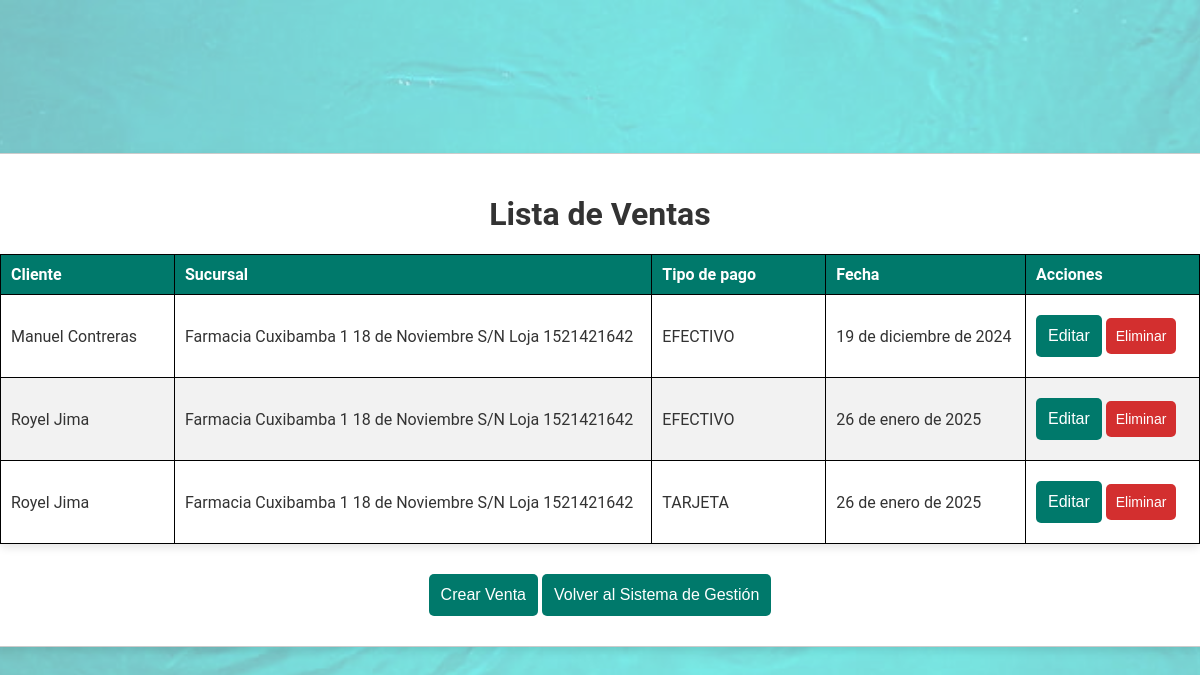
Page /ventas/ on the earlier database version.
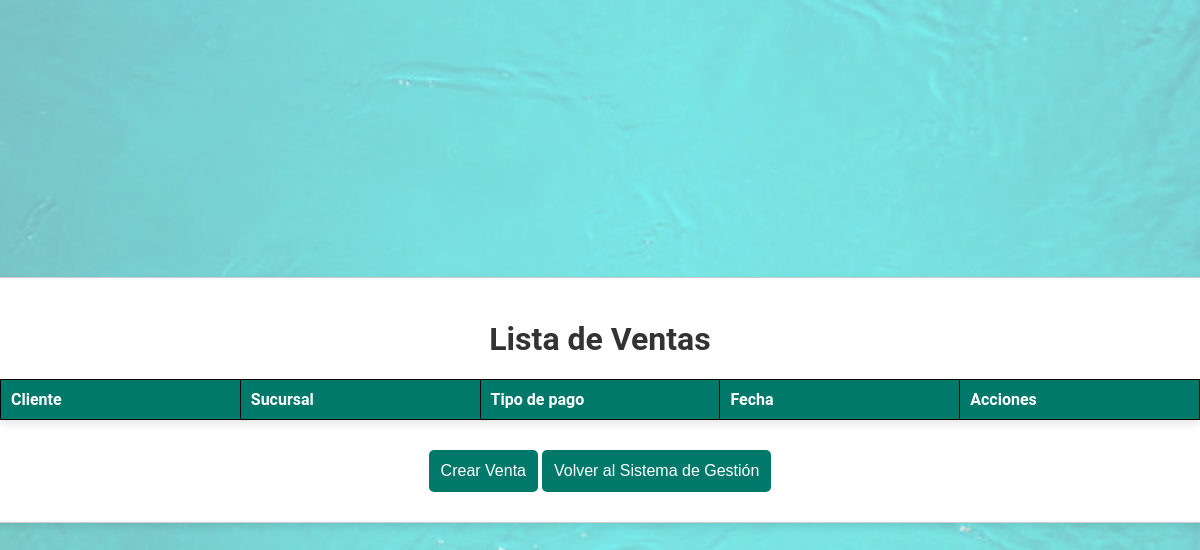
Same page on the later database version.
### Farmacia/models.py (models this page shows, shortened)
class Venta(models.Model):
    cliente = models.ForeignKey(Cliente, on_delete=models.CASCADE,related_name='ventas')
    sucursal = models.ForeignKey(Sucursal, on_delete=models.CASCADE)
    tipo_pago = models.CharField(max_length=50,
        choices=[(tag.name, tag.value) for tag in TipoDePago])
    fecha = models.DateField()
    total = models.FloatField()

class Persona(models.Model):
    cedula = models.CharField(max_length=10, primary_key=True)
    nombre = models.CharField(max_length=50)
    teléfono = models.CharField(max_length=10)
    class Meta:
        abstract = True

class Cliente(Persona):
    dirección = models.CharField(max_length=50)
    def __str__(self):
        return self.nombre

class Sucursal(models.Model):
    nombre = models.CharField(max_length=50)
    dirección = models.ForeignKey(Dirección, on_delete=models.CASCADE)
    teléfono = models.CharField(max_length=10)
    farmacia = models.ForeignKey('Farmacia', on_delete=models.CASCADE, related_name='sucursales')
    def __str__(self):
        return f'{self.nombre} {self.dirección} {self.teléfono}'

class Dirección(models.Model):
    calle_principal = models.CharField(max_length=50)
    calle_secundaria = models.CharField(max_length=50)
    ciudad = models.CharField(max_length=50)
    def __str__(self):
        return f'{self.calle_principal} {self.calle_secundaria} {self.ciudad}'

### Farmacia/views.py (the view)
# urls.py: path('ventas/', views.venta_list, name='venta_list'),
def venta_list(request):
    ventas = Venta.objects.all()
    return render(request, 'ventas/venta_list.html', {'ventas': ventas})

### templates/ventas/venta_list.html (shortened to what this page needs)
<!DOCTYPE html>
<html lang="es">
<head>
    {% load static %}
    <link rel="stylesheet" href="{% static 'css/tablas.css' %}">
</head>
<body class="venta-list">
    <div class="container">
        <h1>Lista de Ventas</h1>
        <table class="styled-table">
            <thead>
                <tr>
                    <th>Cliente</th>
                    <th>Sucursal</th>
                    <th>Tipo de pago</th>
                    <th>Fecha</th>
                    <th>Acciones</th>
                </tr>
            </thead>
            <tbody>
                {% for venta in ventas %}
                    <tr>
                        <td>{{ venta.cliente }}</td>
                        <td>{{ venta.sucursal }}</td>
                        <td>{{ venta.tipo_pago }}</td>
                        <td>{{ venta.fecha }}</td>
                        <td>
                            <a href="{% url 'venta_update' venta.pk %}"><button class="edit">Editar</button></a>
                            <a href="{% url 'venta_delete' venta.pk %}"><button class="delete">Eliminar</button></a>
                        </td>
                    </tr>
                {% endfor %}
            </tbody>
        </table>
        <a href="{% url 'venta_create' %}"><button>Crear Venta</button></a>
        <a href="{% url 'management_system' %}"><button>Volver al Sistema de Gestión</button></a>
    </div>
</body>
</html>

Differences in the rows shown:
removed Venta: cliente "Manuel Contreras", sucursal "Farmacia Cuxibamba 1 18 de Noviembre S/N Loja 1521421642", tipo_pago "EFECTIVO", fecha "19 de diciembre de 2024"
removed Venta: cliente "Royel Jima", sucursal "Farmacia Cuxibamba 1 18 de Noviembre S/N Loja 1521421642", tipo_pago "EFECTIVO", fecha "26 de enero de 2025"
removed Venta: cliente "Royel Jima", sucursal "Farmacia Cuxibamba 1 18 de Noviembre S/N Loja 1521421642", tipo_pago "TARJETA", fecha "26 de enero de 2025"
